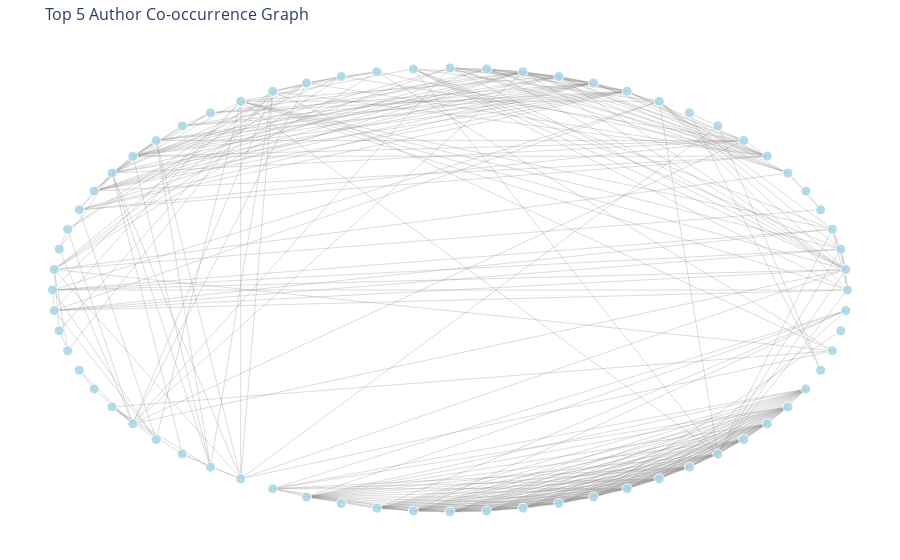

This figure's notebook cell:
### Code cell
import pandas as pd
import networkx as nx
import plotly.graph_objects as go

# Read the Excel file into a DataFrame
df = pd.read_excel('../demo_dataset_new.xlsx')

# Extract the author names from the DataFrame
author_list = df['Author Name'].tolist()

# Define a function to extract the author names from each entry
def extract_authors(entry):
    authors = entry.split(', ')
    if len(authors) > 1 and authors[-1].endswith(','):
        # Split the last name and remove the trailing comma
        last_name = authors[-1][:-1]
        authors = authors[:-1] + [last_name]
    authors = [author.strip() for author in authors]
    return authors
# Create an empty graph
G = nx.Graph()

# Iterate over each entry in the author_list
for entry in author_list:
    authors = extract_authors(entry)

    # Add edges between all pairs of authors in the entry
    for i in range(len(authors)):
        for j in range(i + 1, len(authors)):
            author1 = authors[i]
            author2 = authors[j]

            # Increment the weight of the edge if it already exists
            if G.has_edge(author1, author2):
                G[author1][author2]['weight'] += 1
            else:
                G.add_edge(author1, author2, weight=1)
                
# Calculate the co-occurrence counts for each author
co_occurrences = {author: sum(weight['weight'] for weight in G[author].values()) for author in G.nodes()}

# find the authors with the top 100 highest co-occurrence count
least_co_occurrences = sorted(co_occurrences.items(), key=lambda x: x[1], reverse=True)[100][1]
top_authors_nodes = []
for node in G.nodes():
    if co_occurrences[node] > least_co_occurrences:
        top_authors_nodes.append(node)
        
# turn the top_authors into a new graph
G_top = nx.Graph()
for entry in author_list:
    authors = extract_authors(entry)

    # Add edges between all pairs of authors in the entry
    for i in range(len(authors)):
        for j in range(i + 1, len(authors)):
            author1 = authors[i]
            author2 = authors[j]
            if author1 in top_authors_nodes and author2 in top_authors_nodes:
                # Increment the weight of the edge if it already exists
                if G_top.has_edge(author1, author2):
                    G_top[author1][author2]['weight'] += 1
                else:
                    G_top.add_edge(author1, author2, weight=1)
                    

# Generate the layout of the graph
# pos = nx.kamada_kawai_layout(G_top)
# pos = nx.spring_layout(G_top)
# pos = nx.fruchterman_reingold_layout(G_top)
# pos = nx.spectral_layout(G_top)
pos = nx.circular_layout(G_top)


# Extract node positions and edge coordinates
node_x = []
node_y = []
node_size = []
for node, position in pos.items():
    node_x.append(position[0])
    node_y.append(position[1])
    node_size.append(co_occurrences[node])

edge_x = []
edge_y = []
for edge in G_top.edges():
    x0, y0 = pos[edge[0]]
    x1, y1 = pos[edge[1]]
    edge_x.extend([x0, x1, None])
    edge_y.extend([y0, y1, None])

# Create edge trace
edge_trace = go.Scatter(
    x=edge_x, y=edge_y,
    line=dict(width=0.3, color='#888'),
    hoverinfo='none',
    mode='lines')

# Create node trace
node_trace = go.Scatter(
    x=node_x, y=node_y,
    mode='markers',
    hoverinfo='text',
    marker=dict(
        showscale=False,
        color='lightblue',
        opacity=0.9,
        size=node_size,  # Update the marker size based on co-occurrences
        sizemode='diameter',
        sizeref=max(node_size) / 10,  # Scale the marker size
        sizemin=5
    ))

# Create a list of node labels
node_labels = list(G_top.nodes())

# Create node text
node_text = [f"{node}<br>Co-occurrences: {co_occurrences[node]}" for node in G_top.nodes()]

# Update node trace with labels and text
node_trace.text = node_labels
node_trace.hovertext = node_text

# Create figure
fig = go.Figure(data=[edge_trace, node_trace],
                layout=go.Layout(
                    title='Top 5 Author Co-occurrence Graph',
                    titlefont_size=16,
                    showlegend=False,
                    hovermode='closest',
                    margin=dict(b=20, l=5, r=5, t=40),
                    plot_bgcolor='rgba(0,0,0,0)',
                    xaxis=dict(showgrid=False, zeroline=False, showticklabels=False),
                    yaxis=dict(showgrid=False, zeroline=False, showticklabels=False),
                     ))

# Show the figure
fig.show()

### Figure 1 — Plotly figure (JSON) as saved in the notebook; plotly's stock layout.template omitted (floating-point values rounded to 4 significant figures; data arrays with more than 128 entries replaced by an {"elided": "..."} marker saying what was removed)
{"data": [{"hoverinfo": "none", "line": {"color": "#888", "width": 0.3}, "mode": "lines", "type": "scatter", "x": {"elided": "1002 float values"}, "y": {"elided": "1002 float values"}}, {"hoverinfo": "text", "hovertext": ["C. Chiu<br>Co-occurrences: 197", "Yu Zhang<br>Co-occurrences: 489", "Yonghui Wu<br>Co-occurrences: 211", "Ruoming Pang<br>Co-occurrences: 221", "Xu Tan<br>Co-occurrences: 210", "Tao Qin<br>Co-occurrences: 181", "Sheng Zhao<br>Co-occurrences: 209", "Jian Wu<br>Co-occurrences: 222", "Lei Xie<br>Co-occurrences: 365", "Changhan Wang<br>Co-occurrences: 208", "J. Pino<br>Co-occurrences: 198", "Bo Li<br>Co-occurrences: 261", "Zhuo Chen<br>Co-occurrences: 355", "Takuya Yoshioka<br>Co-occurrences: 290", "Zhong Meng<br>Co-occurrences: 184", "Jinyu Li<br>Co-occurrences: 480", "Yu Wu<br>Co-occurrences: 251", "Shujie Liu<br>Co-occurrences: 259", "B. Ramabhadran<br>Co-occurrences: 180", "Xunying Liu<br>Co-occurrences: 381", "Dan Su<br>Co-occurrences: 303", "Dong Yu<br>Co-occurrences: 343", "H. Meng<br>Co-occurrences: 471", "Tara N. Sainath<br>Co-occurrences: 323", "K. Kinoshita<br>Co-occurrences: 184", "Marc Delcroix<br>Co-occurrences: 238", "Xuankai Chang<br>Co-occurrences: 222", "Y. Qian<br>Co-occurrences: 218", "Shinji Watanabe<br>Co-occurrences: 863", "Naoyuki Kanda<br>Co-occurrences: 245", "Jun Du<br>Co-occurrences: 201", "J. Tao<br>Co-occurrences: 226", "Bj枚rn Schuller<br>Co-occurrences: 312", "Zhiyong Wu<br>Co-occurrences: 232", "Yanzhang He<br>Co-occurrences: 198", "Trevor Strohman<br>Co-occurrences: 216", "Jianzong Wang<br>Co-occurrences: 180", "Jing Xiao<br>Co-occurrences: 201", "Longbiao Wang<br>Co-occurrences: 201", "J. Dang<br>Co-occurrences: 202", "J. Yamagishi<br>Co-occurrences: 195", "Haizhou Li<br>Co-occurrences: 269", "Xin Wang<br>Co-occurrences: 188", "T. Toda<br>Co-occurrences: 176", "Yu Tsao<br>Co-occurrences: 333", "Hung-yi Lee<br>Co-occurrences: 299", "R. Maroofian<br>Co-occurrences: 201", "H. Houlden<br>Co-occurrences: 375", "P. McGuire<br>Co-occurrences: 181", "D. Ebrahimi-Fakhari<br>Co-occurrences: 460", "Afshin Saffari<br>Co-occurrences: 274", "D. Segal<br>Co-occurrences: 184", "A. Shukla<br>Co-occurrences: 183", "Radka Kreml铆kov谩 Pourov谩<br>Co-occurrences: 186", "A. Sadek<br>Co-occurrences: 178", "C. Patel<br>Co-occurrences: 196", "C. Beetz<br>Co-occurrences: 219", "P. Bauer<br>Co-occurrences: 274", "Thomas Bourinaris<br>Co-occurrences: 188", "A. Jansen<br>Co-occurrences: 228", "Stefanie Brock<br>Co-occurrences: 184", "F. Santorelli<br>Co-occurrences: 183", "J. Gleeson<br>Co-occurrences: 219", "M. Zaki<br>Co-occurrences: 233", "Wei-Ning Hsu<br>Co-occurrences: 213", "Yang Zhang<br>Co-occurrences: 194", "A. Morgan<br>Co-occurrences: 188", "Lindsay B. Henderson<br>Co-occurrences: 194"], "marker": {"color": "lightblue", "opacity": 0.9, "showscale": false, "size": [197, 489, 211, 221, 210, 181, 209, 222, 365, 208, 198, 261, 355, 290, 184, 480, 251, 259, 180, 381, 303, 343, 471, 323, 184, 238, 222, 218, 863, 245, 201, 226, 312, 232, 198, 216, 180, 201, 201, 202, 195, 269, 188, 176, 333, 299, 201, 375, 181, 460, 274, 184, 183, 186, 178, 196, 219, 274, 188, 228, 184, 183, 219, 233, 213, 194, 188, 194], "sizemin": 5, "sizemode": "diameter", "sizeref": 86.3}, "mode": "markers", "text": ["C. Chiu", "Yu Zhang", "Yonghui Wu", "Ruoming Pang", "Xu Tan", "Tao Qin", "Sheng Zhao", "Jian Wu", "Lei Xie", "Changhan Wang", "J. Pino", "Bo Li", "Zhuo Chen", "Takuya Yoshioka", "Zhong Meng", "Jinyu Li", "Yu Wu", "Shujie Liu", "B. Ramabhadran", "Xunying Liu", "Dan Su", "Dong Yu", "H. Meng", "Tara N. Sainath", "K. Kinoshita", "Marc Delcroix", "Xuankai Chang", "Y. Qian", "Shinji Watanabe", "Naoyuki Kanda", "Jun Du", "J. Tao", "Bj枚rn Schuller", "Zhiyong Wu", "Yanzhang He", "Trevor Strohman", "Jianzong Wang", "Jing Xiao", "Longbiao Wang", "J. Dang", "J. Yamagishi", "Haizhou Li", "Xin Wang", "T. Toda", "Yu Tsao", "Hung-yi Lee", "R. Maroofian", "H. Houlden", "P. McGuire", "D. Ebrahimi-Fakhari", "Afshin Saffari", "D. Segal", "A. Shukla", "Radka Kreml铆kov谩 Pourov谩", "A. Sadek", "C. Patel", "C. Beetz", "P. Bauer", "Thomas Bourinaris", "A. Jansen", "Stefanie Brock", "F. Santorelli", "J. Gleeson", "M. Zaki", "Wei-Ning Hsu", "Yang Zhang", "A. Morgan", "Lindsay B. Henderson"], "type": "scatter", "x": [1.0, 0.9957, 0.983, 0.9618, 0.9325, 0.8952, 0.8502, 0.798, 0.739, 0.6737, 0.6026, 0.5264, 0.4457, 0.3612, 0.2737, 0.1837, 0.09227, -4.544e-08, -0.09227, -0.1837, -0.2737, -0.3612, -0.4457, -0.5264, -0.6026, -0.6737, -0.739, -0.798, -0.8502, -0.8952, -0.9325, -0.9618, -0.983, -0.9957, -1.0, -0.9957, -0.983, -0.9618, -0.9325, -0.8952, -0.8502, -0.798, -0.739, -0.6737, -0.6026, -0.5264, -0.4457, -0.3612, -0.2737, -0.1837, -0.09227, 1.02e-08, 0.09227, 0.1837, 0.2737, 0.3612, 0.4457, 0.5264, 0.6026, 0.6737, 0.739, 0.798, 0.8502, 0.8952, 0.9325, 0.9618, 0.983, 0.9957], "y": [8.079e-09, 0.09227, 0.1837, 0.2737, 0.3612, 0.4457, 0.5264, 0.6026, 0.6737, 0.739, 0.798, 0.8502, 0.8952, 0.9325, 0.9618, 0.983, 0.9957, 1, 0.9957, 0.983, 0.9618, 0.9325, 0.8952, 0.8502, 0.798, 0.739, 0.6737, 0.6026, 0.5264, 0.4457, 0.3612, 0.2737, 0.1837, 0.09227, -7.934e-08, -0.09227, -0.1837, -0.2737, -0.3612, -0.4457, -0.5264, -0.6026, -0.6737, -0.739, -0.798, -0.8502, -0.8952, -0.9325, -0.9618, -0.983, -0.9957, -1.0, -0.9957, -0.983, -0.9618, -0.9325, -0.8952, -0.8502, -0.798, -0.739, -0.6737, -0.6026, -0.5264, -0.4457, -0.3612, -0.2737, -0.1837, -0.09227]}], "layout": {"hovermode": "closest", "margin": {"b": 20, "l": 5, "r": 5, "t": 40}, "plot_bgcolor": "rgba(0,0,0,0)", "showlegend": false, "title": {"font": {"size": 16}, "text": "Top 5 Author Co-occurrence Graph"}, "xaxis": {"showgrid": false, "showticklabels": false, "zeroline": false}, "yaxis": {"showgrid": false, "showticklabels": false, "zeroline": false}}}
